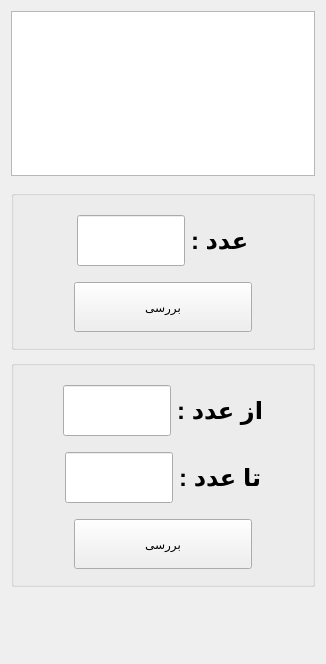
      <widget class="QWidget" name="page_Prime">
       <layout class="QVBoxLayout" name="verticalLayout_4" stretch="50,1,1,1,20">
        <property name="spacing">
         <number>10</number>
        </property>
        <item>
         <widget class="QTextEdit" name="TE_Display_4">
          <property name="font">
           <font>
            <family>Segoe UI</family>
            <pointsize>20</pointsize>
            <bold>true</bold>
           </font>
          </property>
          <property name="readOnly">
           <bool>true</bool>
          </property>
         </widget>
        </item>
        <item>
         <spacer name="verticalSpacer_3">
          <property name="orientation">
           <enum>Qt::Vertical</enum>
          </property>
          <property name="sizeHint" stdset="0">
           <size>
            <width>20</width>
            <height>3</height>
           </size>
          </property>
         </spacer>
        </item>
        <item>
         <widget class="QGroupBox" name="groupBox_6">
          <property name="title">
           <string/>
          </property>
          <layout class="QGridLayout" name="gridLayout_7" columnstretch="1,4,1">
           <property name="bottomMargin">
            <number>15</number>
           </property>
           <item row="0" column="0" colspan="3">
            <layout class="QHBoxLayout" name="horizontalLayout_2" stretch="0,0,0,0">
             <property name="topMargin">
              <number>10</number>
             </property>
             <property name="bottomMargin">
              <number>10</number>
             </property>
             <item>
              <spacer name="horizontalSpacer_25">
               <property name="orientation">
                <enum>Qt::Horizontal</enum>
               </property>
               <property name="sizeHint" stdset="0">
                <size>
                 <width>40</width>
                 <height>20</height>
                </size>
               </property>
              </spacer>
             </item>
             <item>
              <widget class="QLineEdit" name="oneNumber">
               <property name="minimumSize">
                <size>
                 <width>71</width>
                 <height>51</height>
                </size>
               </property>
               <property name="maximumSize">
                <size>
                 <width>16777215</width>
                 <height>16777215</height>
                </size>
               </property>
              </widget>
             </item>
             <item>
              <widget class="QLabel" name="label_5">
               <property name="minimumSize">
                <size>
                 <width>1</width>
                 <height>0</height>
                </size>
               </property>
               <property name="font">
                <font>
                 <family>Segoe UI</family>
                 <pointsize>18</pointsize>
                 <bold>true</bold>
                </font>
               </property>
               <property name="text">
                <string>عدد :</string>
               </property>
               <property name="alignment">
                <set>Qt::AlignRight|Qt::AlignTrailing|Qt::AlignVCenter</set>
               </property>
              </widget>
             </item>
             <item>
              <spacer name="horizontalSpacer_26">
               <property name="orientation">
                <enum>Qt::Horizontal</enum>
               </property>
               <property name="sizeHint" stdset="0">
                <size>
                 <width>40</width>
                 <height>20</height>
                </size>
               </property>
              </spacer>
             </item>
            </layout>
           </item>
           <item row="1" column="0">
            <spacer name="horizontalSpacer_17">
             <property name="orientation">
              <enum>Qt::Horizontal</enum>
             </property>
             <property name="sizeHint" stdset="0">
              <size>
               <width>40</width>
               <height>20</height>
              </size>
             </property>
            </spacer>
           </item>
           <item row="1" column="1">
            <widget class="QPushButton" name="Check1">
             <property name="minimumSize">
              <size>
               <width>0</width>
               <height>50</height>
              </size>
             </property>
             <property name="maximumSize">
              <size>
               <width>16777215</width>
               <height>16777215</height>
              </size>
             </property>
             <property name="text">
              <string>بررسی</string>
             </property>
            </widget>
           </item>
           <item row="1" column="2">
            <spacer name="horizontalSpacer_18">
             <property name="orientation">
              <enum>Qt::Horizontal</enum>
             </property>
             <property name="sizeHint" stdset="0">
              <size>
               <width>40</width>
               <height>20</height>
              </size>
             </property>
            </spacer>
           </item>
          </layout>
         </widget>
        </item>
        <item>
         <widget class="QGroupBox" name="groupBox_5">
          <property name="title">
           <string/>
          </property>
          <layout class="QGridLayout" name="gridLayout_8" columnstretch="1,4,1">
           <property name="bottomMargin">
            <number>15</number>
           </property>
           <item row="0" column="0" colspan="3">
            <layout class="QHBoxLayout" name="horizontalLayout_3" stretch="0,0,0,0">
             <property name="topMargin">
              <number>10</number>
             </property>
             <property name="bottomMargin">
              <number>5</number>
             </property>
             <item>
              <spacer name="horizontalSpacer_19">
               <property name="orientation">
                <enum>Qt::Horizontal</enum>
               </property>
               <property name="sizeHint" stdset="0">
                <size>
                 <width>40</width>
                 <height>20</height>
                </size>
               </property>
              </spacer>
             </item>
             <item>
              <widget class="QLineEdit" name="ofNumber">
               <property name="minimumSize">
                <size>
                 <width>71</width>
                 <height>51</height>
                </size>
               </property>
               <property name="maximumSize">
                <size>
                 <width>16777215</width>
                 <height>16777215</height>
                </size>
               </property>
              </widget>
             </item>
             <item>
              <widget class="QLabel" name="label_6">
               <property name="minimumSize">
                <size>
                 <width>1</width>
                 <height>0</height>
                </size>
               </property>
               <property name="font">
                <font>
                 <family>Segoe UI</family>
                 <pointsize>18</pointsize>
                 <bold>true</bold>
                </font>
               </property>
               <property name="text">
                <string>از عدد :</string>
               </property>
              </widget>
             </item>
             <item>
              <spacer name="horizontalSpacer_21">
               <property name="orientation">
                <enum>Qt::Horizontal</enum>
               </property>
               <property name="sizeHint" stdset="0">
                <size>
                 <width>40</width>
                 <height>20</height>
                </size>
               </property>
              </spacer>
             </item>
            </layout>
           </item>
           <item row="1" column="0" colspan="3">
            <layout class="QHBoxLayout" name="horizontalLayout_4" stretch="0,0,0,0">
             <property name="topMargin">
              <number>5</number>
             </property>
             <property name="bottomMargin">
              <number>10</number>
             </property>
             <item>
              <spacer name="horizontalSpacer_20">
               <property name="orientation">
                <enum>Qt::Horizontal</enum>
               </property>
               <property name="sizeHint" stdset="0">
                <size>
                 <width>40</width>
                 <height>20</height>
                </size>
               </property>
              </spacer>
             </item>
             <item>
              <widget class="QLineEdit" name="toNumber">
               <property name="minimumSize">
                <size>
                 <width>71</width>
                 <height>51</height>
                </size>
               </property>
               <property name="maximumSize">
                <size>
                 <width>16777215</width>
                 <height>16777215</height>
                </size>
               </property>
              </widget>
             </item>
             <item>
              <widget class="QLabel" name="label_7">
               <property name="minimumSize">
                <size>
                 <width>1</width>
                 <height>0</height>
                </size>
               </property>
               <property name="font">
                <font>
                 <family>Segoe UI</family>
                 <pointsize>18</pointsize>
                 <bold>true</bold>
                </font>
               </property>
               <property name="text">
                <string>تا عدد :</string>
               </property>
              </widget>
             </item>
             <item>
              <spacer name="horizontalSpacer_22">
               <property name="orientation">
                <enum>Qt::Horizontal</enum>
               </property>
               <property name="sizeHint" stdset="0">
                <size>
                 <width>40</width>
                 <height>20</height>
                </size>
               </property>
              </spacer>
             </item>
            </layout>
           </item>
           <item row="2" column="0">
            <spacer name="horizontalSpacer_23">
             <property name="orientation">
              <enum>Qt::Horizontal</enum>
             </property>
             <property name="sizeHint" stdset="0">
              <size>
               <width>40</width>
               <height>20</height>
              </size>
             </property>
            </spacer>
           </item>
           <item row="2" column="1">
            <widget class="QPushButton" name="Check2">
             <property name="minimumSize">
              <size>
               <width>0</width>
               <height>50</height>
              </size>
             </property>
             <property name="maximumSize">
              <size>
               <width>16777215</width>
               <height>16777215</height>
              </size>
             </property>
             <property name="text">
              <string>بررسی</string>
             </property>
            </widget>
           </item>
           <item row="2" column="2">
            <spacer name="horizontalSpacer_24">
             <property name="orientation">
              <enum>Qt::Horizontal</enum>
             </property>
             <property name="sizeHint" stdset="0">
              <size>
               <width>40</width>
               <height>20</height>
              </size>
             </property>
            </spacer>
           </item>
          </layout>
         </widget>
        </item>
        <item>
         <spacer name="verticalSpacer_7">
          <property name="orientation">
           <enum>Qt::Vertical</enum>
          </property>
          <property name="sizeHint" stdset="0">
           <size>
            <width>20</width>
            <height>40</height>
           </size>
          </property>
         </spacer>
        </item>
       </layout>
      </widget>
